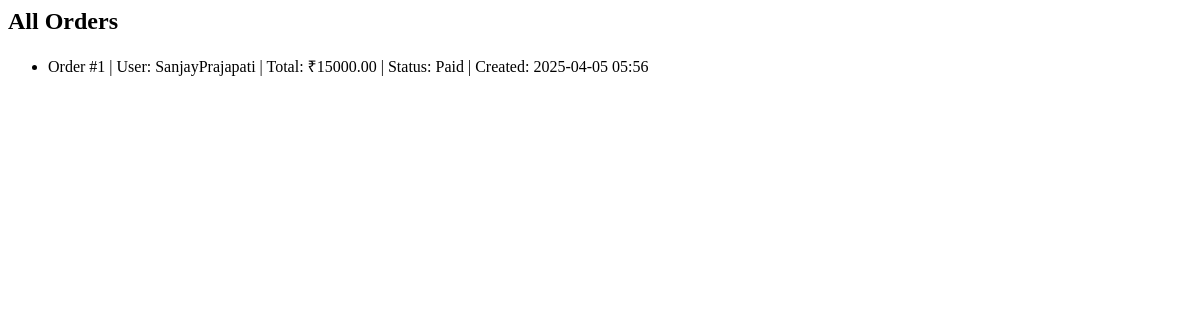
The page /dashboard/orders/ on the database as committed earlier.
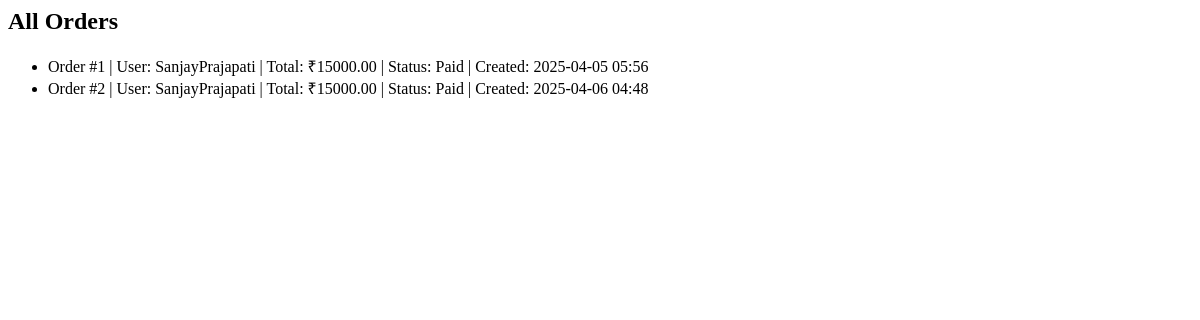
The same page on the database as committed later.
### store/models.py (models this page shows)
class Order(models.Model):
    user = models.ForeignKey(User, on_delete=models.CASCADE)
    created_at = models.DateTimeField(auto_now_add=True)
    total_price = models.DecimalField(max_digits=10, decimal_places=2)
    is_paid = models.BooleanField(default=False)
    razorpay_order_id = models.CharField(max_length=100, blank=True, null=True)

### dashboard/views.py (the view)
# urls.py: path('orders/', views.order_list, name='order_list'),
def order_list(request):
    orders = Order.objects.all()
    return render(request, 'dashboard/order_list.html', {'orders': orders})

### dashboard/templates/dashboard/order_list.html
<h2>All Orders</h2>
<ul>
    {% for order in orders %}
        <li>
            Order #{{ order.id }} |
            User: {{ order.user.username }} |
            Total: ₹{{ order.total_price }} |
            Status: {% if order.is_paid %}Paid{% else %}Pending{% endif %} |
            Created: {{ order.created_at|date:"Y-m-d H:i" }}
        </li>
    {% empty %}
        <li>No orders found.</li>
    {% endfor %}
</ul>

Rows that differ between the two databases and show on the page:
added Order: id "2", user.username "SanjayPrajapati", total_price "15000.00", is_paid "Paid", created_at "2025-04-06 04:48"
